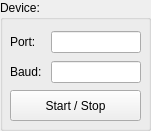
   <widget class="QGroupBox" name="groupBox">
    <property name="geometry">
     <rect>
      <x>350</x>
      <y>130</y>
      <width>151</width>
      <height>131</height>
     </rect>
    </property>
    <property name="title">
     <string>Device:</string>
    </property>
    <widget class="QPushButton" name="btn_serial_start">
     <property name="geometry">
      <rect>
       <x>10</x>
       <y>90</y>
       <width>131</width>
       <height>31</height>
      </rect>
     </property>
     <property name="text">
      <string>Start / Stop</string>
     </property>
    </widget>
    <widget class="QWidget" name="layoutWidget">
     <property name="geometry">
      <rect>
       <x>10</x>
       <y>60</y>
       <width>131</width>
       <height>24</height>
      </rect>
     </property>
     <layout class="QHBoxLayout" name="horizontalLayout_3">
      <item>
       <widget class="QLabel" name="label_3">
        <property name="text">
         <string>Baud:</string>
        </property>
       </widget>
      </item>
      <item>
       <widget class="QLineEdit" name="serial_port_baud">
        <property name="maximumSize">
         <size>
          <width>90</width>
          <height>16777215</height>
         </size>
        </property>
       </widget>
      </item>
     </layout>
    </widget>
    <widget class="QWidget" name="layoutWidget">
     <property name="geometry">
      <rect>
       <x>10</x>
       <y>30</y>
       <width>131</width>
       <height>24</height>
      </rect>
     </property>
     <layout class="QHBoxLayout" name="horizontalLayout_2">
      <item>
       <widget class="QLabel" name="label_2">
        <property name="text">
         <string>Port:</string>
        </property>
       </widget>
      </item>
      <item>
       <widget class="QLineEdit" name="serial_port_name">
        <property name="maximumSize">
         <size>
          <width>90</width>
          <height>16777215</height>
         </size>
        </property>
       </widget>
      </item>
     </layout>
    </widget>
   </widget>
